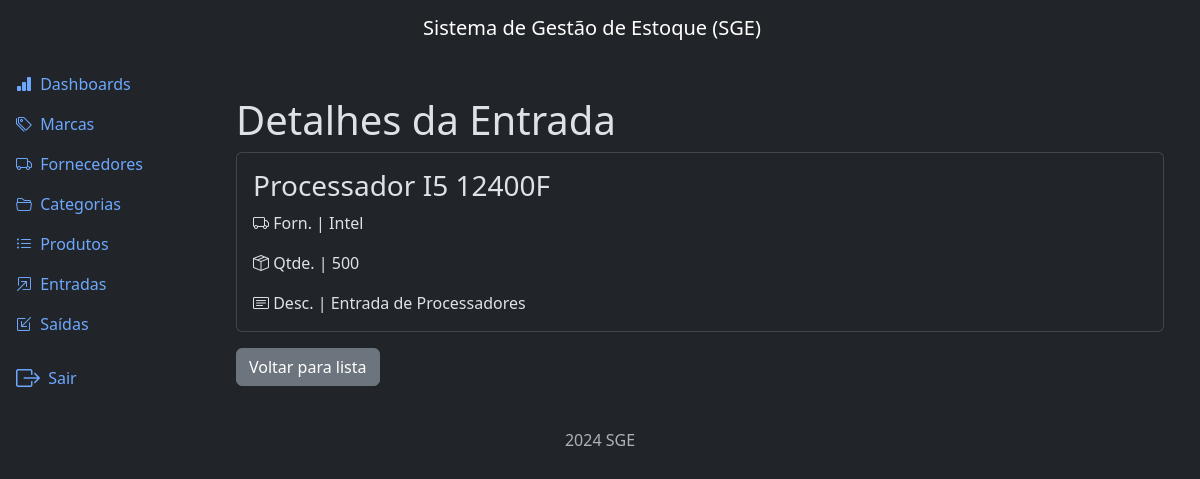
Page /inflows/detail/6/ (signed in) on the committed database.
### inflows/models.py (models this page shows, shortened)
class Inflow(models.Model):
    supplier = models.ForeignKey(
        Supplier, on_delete=models.PROTECT, related_name='inflows')
    product = models.ForeignKey(
        Product, on_delete=models.PROTECT, related_name='inflows')
    quantity = models.IntegerField()
    description = models.TextField(null=True, blank=True)
    created_at = models.DateTimeField(auto_now_add=True)
    updated_at = models.DateTimeField(auto_now=True)
    class Meta:
        ordering = ['-created_at']

### products/models.py (models this page shows)
class Product(models.Model):
    title = models.CharField(max_length=500)
    category = models.ForeignKey(
        Category, on_delete=models.PROTECT, related_name='products')
    brand = models.ForeignKey(
        Brand, on_delete=models.PROTECT, related_name='products')
    description = models.TextField(null=True, blank=True)
    serie_number = models.CharField(max_length=200, null=True, blank=True)
    cost_price = models.DecimalField(max_digits=20, decimal_places=2)
    selling_price = models.DecimalField(max_digits=20, decimal_places=2)
    quantity = models.IntegerField(default=0)
    created_at = models.DateTimeField(auto_now_add=True)
    updated_at = models.DateTimeField(auto_now=True)
    class Meta:
        ordering = ['title']
    def __str__(self):
        return self.title

### suppliers/models.py (models this page shows)
class Supplier(models.Model):
    name = models.CharField(max_length=500)
    description = models.TextField(null=True, blank=True)
    created_at = models.DateTimeField(auto_now_add=True)
    updated_at = models.DateTimeField(auto_now=True)
    class Meta:
        ordering = ['name']
    def __str__(self):
        return self.name

### inflows/views.py (the view)
# urls.py: path('detail/<int:pk>/', views.InflowDetailView.as_view(), name='detail'),
class InflowDetailView(LoginRequiredMixin, DetailView):
    model = Inflow
    template_name = 'inflow_detail.html'
    permission_required = 'inflows.view_inflow'

### inflows/templates/inflow_detail.html (shortened to what this page needs)
{% extends "base.html" %}
{% block content %}
  <div class="container mt-4">
    <h3 class="display-6" >Detalhes da Entrada</h3>
    <div class="card">
      <div class="card-body">
        <h3 class="card-title">{{inflow.product}}</h3>
        <p class="card-text"><i class="bi bi-truck"></i> Forn. | {{inflow.supplier}}</p>
        <p class="card-text"><i class="bi bi-box-seam"></i> Qtde. | {{inflow.quantity}}</p>
        <p class="card-text"><i class="bi bi-card-text"></i> Desc. | {{inflow.description}}</p>
      </div>
    </div>
    <a class="btn btn-secondary mt-3" href="{% url "inflow:list" %}">Voltar para lista</a>
  </div>
{% endblock content %}

### rows in the picture
Inflow: product "Processador I5 12400F", supplier "Intel", quantity "500", description "Entrada de Processadores"
